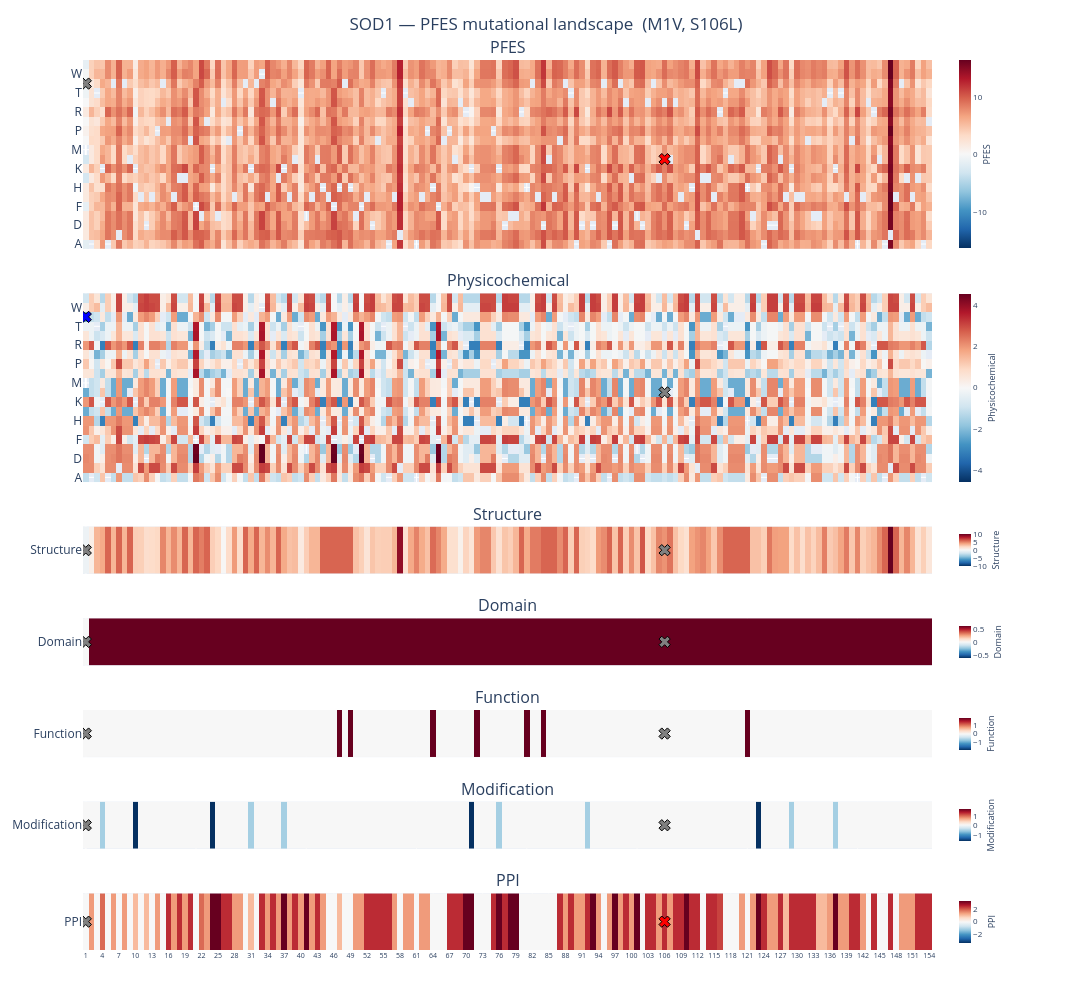

Notebook source saved alongside this figure:
### Code cell
def _apply_layout(fig, gene, variant_str, positions):
    """Apply shared x-axis ticks and layout to any figure."""
    n       = len(positions)
    x_ticks = list(range(n))
    x_labels= [str(p) for p in positions]
    step    = max(1, n // 50)
    fig.update_xaxes(tickvals=x_ticks[::step], ticktext=x_labels[::step],
                     tickfont=dict(size=7), row=7, col=1)
    fig.update_layout(
        title=dict(text=f'{gene} — PFES mutational landscape  ({variant_str})', x=0.5),
        height=1000, width=1300,
        margin=dict(l=60, r=160, t=60, b=50),
        showlegend=False,
    )


def _add_variant_markers(fig, vr, hover_pfes, hover_attrs):
    """Add X markers for one variant onto a figure."""
    attr_partition = vr['interp_df'].set_index('attribute')['partition'].to_dict()
    panel_partition = {
        1: attr_partition.get('Overall',         'PF-Neutral'),
        2: attr_partition.get('Physicochemical', 'PF-Neutral'),
        3: attr_partition.get('Structure',       'PF-Neutral'),
        4: attr_partition.get('Domain',          'PF-Neutral'),
        5: attr_partition.get('Function',        'PF-Neutral'),
        6: attr_partition.get('Modification',    'PF-Neutral'),
        7: attr_partition.get('PPI',             'PF-Neutral'),
    }

    for row_idx in range(1, 8):
        color = PARTITION_COLORS[panel_partition[row_idx]]
        keys  = vr['interp_df'].iloc[row_idx - 1]   # correct row per panel

        if row_idx == 1:
            y_val   = AA_ORDER[vr['yi']]
            hovtext = hover_pfes[vr['xi'], vr['yi']] + f"<br>Partitioning: {keys['partition']}"
        elif row_idx == 2:
            y_val   = AA_ORDER[vr['yi']]
            hovtext = (hover_attrs['Physicochemical'][vr['xi'], vr['yi']] +
                       f"<br>Partitioning: {keys['attribute']} {keys['partition'].replace('PF-', '')}")
        else:
            attr    = ATTR_ORDER[row_idx - 2]
            y_val   = attr
            hovtext = (hover_attrs[attr][vr['xi'], 0] +
                       f"<br>Partitioning: {keys['attribute']} {keys['partition'].replace('PF-', '')}")

        fig.add_trace(
            go.Scatter(
                x=[vr['xi']], y=[y_val],
                mode='markers',
                marker=dict(symbol='x', size=10, color=color,
                            line=dict(width=1, color='black')),
                hovertemplate=hovtext + '<extra></extra>',
                showlegend=False,
            ),
            row=row_idx, col=1,
        )

def heatmap_landscapes(variant_results, landscape, encoded_feature_refaa,
                       log_ors, sig_stats, positions, gene=''):
    import copy
    n       = len(positions)
    x_ticks = list(range(n))

    # Build base figure (no markers)
    fig_base = make_subplots(rows=7, cols=1, shared_xaxes=True,
                             row_heights=[4,4,1,1,1,1,1.2], vertical_spacing=0.05,
                             subplot_titles=['PFES']+ATTR_ORDER)
    for row_idx, panel in enumerate(['PFES']+ATTR_ORDER, start=1):
        _add_panel(fig_base, row_idx, panel, landscape, encoded_feature_refaa,
                   log_ors, sig_stats, positions, x_ticks)

    # Pre-compute hover arrays once
    hover_pfes  = build_hover_pfes(landscape, encoded_feature_refaa,
                                   log_ors, sig_stats, positions)
    hover_attrs = {attr: build_hover_attr(attr, landscape, encoded_feature_refaa,
                                          log_ors, sig_stats, positions)
                   for attr in ATTR_ORDER}

    # Combined figure — all variants marked
    fig_all = copy.deepcopy(fig_base)
    for vr in variant_results:
        _add_variant_markers(fig_all, vr, hover_pfes, hover_attrs)
    variant_str = ', '.join(vr['variant'] for vr in variant_results)
    _apply_layout(fig_all, gene, variant_str, positions)

    # Per-variant figures — one variant marked each
    variant_figs = {}
    for vr in variant_results:
        vfig = copy.deepcopy(fig_base)
        _add_variant_markers(vfig, vr, hover_pfes, hover_attrs)
        _apply_layout(vfig, gene, vr['variant'], positions)
        variant_figs[vr['variant']] = vfig

    fig_all.show()
    return fig_all, variant_figs


fig, variant_figs = heatmap_landscapes(
    variant_results, landscape, encoded_feature_refaa,
    log_ors, sig_stats, positions, gene=gene,
)

### Figure 1 — Plotly figure (JSON) as saved in the notebook; plotly's stock layout.template omitted (floating-point values rounded to 4 significant figures; data arrays with more than 128 entries replaced by an {"elided": "..."} marker saying what was removed)
{"data": [{"colorbar": {"len": 0.2333, "thickness": 12, "tickfont": {"size": 8}, "title": {"font": {"size": 9}, "side": "right", "text": "PFES"}, "x": 1.02, "xanchor": "left", "y": 0.8939, "yanchor": "middle", "yref": "paper"}, "colorscale": [[0, "rgb(5,48,97)"], [0.1, "rgb(33,102,172)"], [0.2, "rgb(67,147,195)"], [0.3, "rgb(146,197,222)"], [0.4, "rgb(209,229,240)"], [0.5, "rgb(247,247,247)"], [0.6, "rgb(253,219,199)"], [0.7, "rgb(244,165,130)"], [0.8, "rgb(214,96,77)"], [0.9, "rgb(178,24,43)"], [1, "rgb(103,0,31)"]], "hovertemplate": "%{text}<extra></extra>", "name": "PFES", "showscale": true, "text": {"elided": "20x154 str values"}, "type": "heatmap", "x": {"elided": "154 int values"}, "xaxis": "x", "y": ["A", "C", "D", "E", "F", "G", "H", "I", "K", "L", "M", "N", "P", "Q", "R", "S", "T", "V", "W", "Y"], "yaxis": "y", "z": {"elided": "20x154 float values"}, "zmid": 0}, {"colorbar": {"len": 0.2333, "thickness": 12, "tickfont": {"size": 8}, "title": {"font": {"size": 9}, "side": "right", "text": "Physicochemical"}, "x": 1.02, "xanchor": "left", "y": 0.6318, "yanchor": "middle", "yref": "paper"}, "colorscale": [[0, "rgb(5,48,97)"], [0.1, "rgb(33,102,172)"], [0.2, "rgb(67,147,195)"], [0.3, "rgb(146,197,222)"], [0.4, "rgb(209,229,240)"], [0.5, "rgb(247,247,247)"], [0.6, "rgb(253,219,199)"], [0.7, "rgb(244,165,130)"], [0.8, "rgb(214,96,77)"], [0.9, "rgb(178,24,43)"], [1, "rgb(103,0,31)"]], "hovertemplate": "%{text}<extra></extra>", "name": "Physicochemical", "showscale": true, "text": {"elided": "20x154 str values"}, "type": "heatmap", "x": {"elided": "154 int values"}, "xaxis": "x2", "y": ["A", "C", "D", "E", "F", "G", "H", "I", "K", "L", "M", "N", "P", "Q", "R", "S", "T", "V", "W", "Y"], "yaxis": "y2", "z": {"elided": "20x154 float values"}, "zmid": 0}, {"colorbar": {"len": 0.05833, "thickness": 12, "tickfont": {"size": 8}, "title": {"font": {"size": 9}, "side": "right", "text": "Structure"}, "x": 1.02, "xanchor": "left", "y": 0.4492, "yanchor": "middle", "yref": "paper"}, "colorscale": [[0, "rgb(5,48,97)"], [0.1, "rgb(33,102,172)"], [0.2, "rgb(67,147,195)"], [0.3, "rgb(146,197,222)"], [0.4, "rgb(209,229,240)"], [0.5, "rgb(247,247,247)"], [0.6, "rgb(253,219,199)"], [0.7, "rgb(244,165,130)"], [0.8, "rgb(214,96,77)"], [0.9, "rgb(178,24,43)"], [1, "rgb(103,0,31)"]], "hovertemplate": "%{text}<extra></extra>", "name": "Structure", "showscale": true, "text": {"elided": "1x154 str values"}, "type": "heatmap", "x": {"elided": "154 int values"}, "xaxis": "x3", "y": ["Structure"], "yaxis": "y3", "z": {"elided": "1x154 float values"}, "zmid": 0}, {"colorbar": {"len": 0.05833, "thickness": 12, "tickfont": {"size": 8}, "title": {"font": {"size": 9}, "side": "right", "text": "Domain"}, "x": 1.02, "xanchor": "left", "y": 0.3462, "yanchor": "middle", "yref": "paper"}, "colorscale": [[0, "rgb(5,48,97)"], [0.1, "rgb(33,102,172)"], [0.2, "rgb(67,147,195)"], [0.3, "rgb(146,197,222)"], [0.4, "rgb(209,229,240)"], [0.5, "rgb(247,247,247)"], [0.6, "rgb(253,219,199)"], [0.7, "rgb(244,165,130)"], [0.8, "rgb(214,96,77)"], [0.9, "rgb(178,24,43)"], [1, "rgb(103,0,31)"]], "hovertemplate": "%{text}<extra></extra>", "name": "Domain", "showscale": true, "text": {"elided": "1x154 str values"}, "type": "heatmap", "x": {"elided": "154 int values"}, "xaxis": "x4", "y": ["Domain"], "yaxis": "y4", "z": {"elided": "1x154 float values"}, "zmid": 0}, {"colorbar": {"len": 0.05833, "thickness": 12, "tickfont": {"size": 8}, "title": {"font": {"size": 9}, "side": "right", "text": "Function"}, "x": 1.02, "xanchor": "left", "y": 0.2432, "yanchor": "middle", "yref": "paper"}, "colorscale": [[0, "rgb(5,48,97)"], [0.1, "rgb(33,102,172)"], [0.2, "rgb(67,147,195)"], [0.3, "rgb(146,197,222)"], [0.4, "rgb(209,229,240)"], [0.5, "rgb(247,247,247)"], [0.6, "rgb(253,219,199)"], [0.7, "rgb(244,165,130)"], [0.8, "rgb(214,96,77)"], [0.9, "rgb(178,24,43)"], [1, "rgb(103,0,31)"]], "hovertemplate": "%{text}<extra></extra>", "name": "Function", "showscale": true, "text": {"elided": "1x154 str values"}, "type": "heatmap", "x": {"elided": "154 int values"}, "xaxis": "x5", "y": ["Function"], "yaxis": "y5", "z": {"elided": "1x154 float values"}, "zmid": 0}, {"colorbar": {"len": 0.05833, "thickness": 12, "tickfont": {"size": 8}, "title": {"font": {"size": 9}, "side": "right", "text": "Modification"}, "x": 1.02, "xanchor": "left", "y": 0.1402, "yanchor": "middle", "yref": "paper"}, "colorscale": [[0, "rgb(5,48,97)"], [0.1, "rgb(33,102,172)"], [0.2, "rgb(67,147,195)"], [0.3, "rgb(146,197,222)"], [0.4, "rgb(209,229,240)"], [0.5, "rgb(247,247,247)"], [0.6, "rgb(253,219,199)"], [0.7, "rgb(244,165,130)"], [0.8, "rgb(214,96,77)"], [0.9, "rgb(178,24,43)"], [1, "rgb(103,0,31)"]], "hovertemplate": "%{text}<extra></extra>", "name": "Modification", "showscale": true, "text": {"elided": "1x154 str values"}, "type": "heatmap", "x": {"elided": "154 int values"}, "xaxis": "x6", "y": ["Modification"], "yaxis": "y6", "z": {"elided": "1x154 float values"}, "zmid": 0}, {"colorbar": {"len": 0.07, "thickness": 12, "tickfont": {"size": 8}, "title": {"font": {"size": 9}, "side": "right", "text": "PPI"}, "x": 1.02, "xanchor": "left", "y": 0.03182, "yanchor": "middle", "yref": "paper"}, "colorscale": [[0, "rgb(5,48,97)"], [0.1, "rgb(33,102,172)"], [0.2, "rgb(67,147,195)"], [0.3, "rgb(146,197,222)"], [0.4, "rgb(209,229,240)"], [0.5, "rgb(247,247,247)"], [0.6, "rgb(253,219,199)"], [0.7, "rgb(244,165,130)"], [0.8, "rgb(214,96,77)"], [0.9, "rgb(178,24,43)"], [1, "rgb(103,0,31)"]], "hovertemplate": "%{text}<extra></extra>", "name": "PPI", "showscale": true, "text": {"elided": "1x154 str values"}, "type": "heatmap", "x": {"elided": "154 int values"}, "xaxis": "x7", "y": ["PPI"], "yaxis": "y7", "z": {"elided": "1x154 float values"}, "zmid": 0}, {"hovertemplate": "<b>M1V</b><br>PFES = -2.818<br>Physicochemical = -2.279<br>Structure = -0.539<br>Domain = 0.000<br>Function = 0.000<br>Modification = 0.000<br>PPI = 0.000<br>Partitioning: PF-Neutral<extra></extra>", "marker": {"color": "gray", "line": {"color": "black", "width": 1}, "size": 10, "symbol": "x"}, "mode": "markers", "showlegend": false, "type": "scatter", "x": [0], "xaxis": "x", "y": ["V"], "yaxis": "y"}, {"hovertemplate": "<b>M1V</b>  score=-2.279<br>AAchange:Aliphatic>Aliphatic  OR=0.35 q=1.88e-162<br>RefAA:Aliphatic  OR=0.85 q=2.85e-08<br>Grantham:Mild  OR=0.34 q=5.18e-313<br>Partitioning: Physicochemical Depleted<extra></extra>", "marker": {"color": "blue", "line": {"color": "black", "width": 1}, "size": 10, "symbol": "x"}, "mode": "markers", "showlegend": false, "type": "scatter", "x": [0], "xaxis": "x2", "y": ["V"], "yaxis": "y2"}, {"hovertemplate": "<b>M1</b>  score=-0.539<br>SS:C  OR=0.73 q=8.16e-24<br>RSA:Exposed  OR=0.13 q=2.01e-244<br>pLDDT:High  OR=0.60 q=1.24e-32<br>PI:HB_intra  OR=2.97 q=5.94e-298<br>PI:NB_intra  OR=3.55 q=0.00e+00<br>Partitioning: Structure Neutral<extra></extra>", "marker": {"color": "gray", "line": {"color": "black", "width": 1}, "size": 10, "symbol": "x"}, "mode": "markers", "showlegend": false, "type": "scatter", "x": [0], "xaxis": "x3", "y": ["Structure"], "yaxis": "y3"}, {"hovertemplate": "<b>M1</b>  score=0.000<br>(no significant features)<br>Partitioning: Domain Neutral<extra></extra>", "marker": {"color": "gray", "line": {"color": "black", "width": 1}, "size": 10, "symbol": "x"}, "mode": "markers", "showlegend": false, "type": "scatter", "x": [0], "xaxis": "x4", "y": ["Domain"], "yaxis": "y4"}, {"hovertemplate": "<b>M1</b>  score=0.000<br>(no significant features)<br>Partitioning: Function Neutral<extra></extra>", "marker": {"color": "gray", "line": {"color": "black", "width": 1}, "size": 10, "symbol": "x"}, "mode": "markers", "showlegend": false, "type": "scatter", "x": [0], "xaxis": "x5", "y": ["Function"], "yaxis": "y5"}, {"hovertemplate": "<b>M1</b>  score=0.000<br>(no significant features)<br>Partitioning: Modification Neutral<extra></extra>", "marker": {"color": "gray", "line": {"color": "black", "width": 1}, "size": 10, "symbol": "x"}, "mode": "markers", "showlegend": false, "type": "scatter", "x": [0], "xaxis": "x6", "y": ["Modification"], "yaxis": "y6"}, {"hovertemplate": "<b>M1</b>  score=0.000<br>(no significant features)<br>Partitioning: PPI Neutral<extra></extra>", "marker": {"color": "gray", "line": {"color": "black", "width": 1}, "size": 10, "symbol": "x"}, "mode": "markers", "showlegend": false, "type": "scatter", "x": [0], "xaxis": "x7", "y": ["PPI"], "yaxis": "y7"}, {"hovertemplate": "<b>S106L</b><br>PFES = 7.594<br>Physicochemical = -0.086<br>Structure = 4.606<br>Domain = 0.623<br>Function = 0.000<br>Modification = 0.000<br>PPI = 2.452<br>Partitioning: PF-Enriched<extra></extra>", "marker": {"color": "red", "line": {"color": "black", "width": 1}, "size": 10, "symbol": "x"}, "mode": "markers", "showlegend": false, "type": "scatter", "x": [105], "xaxis": "x", "y": ["L"], "yaxis": "y"}, {"hovertemplate": "<b>S106L</b>  score=-0.086<br>AAchange:Polar/Neutral>Aliphatic  OR=0.47 q=2.22e-31<br>RefAA:Polar/Neutral  OR=0.77 q=4.33e-13<br>Grantham:Substantial  OR=2.51 q=5.75e-143<br>Partitioning: Physicochemical Neutral<extra></extra>", "marker": {"color": "gray", "line": {"color": "black", "width": 1}, "size": 10, "symbol": "x"}, "mode": "markers", "showlegend": false, "type": "scatter", "x": [105], "xaxis": "x2", "y": ["L"], "yaxis": "y2"}, {"hovertemplate": "<b>S106</b>  score=4.606<br>SS:B  OR=1.59 q=6.73e-04<br>RSA:Buried  OR=1.66 q=5.01e-55<br>pLDDT:Very high  OR=3.60 q=0.00e+00<br>PI:HB_intra  OR=2.97 q=5.94e-298<br>PI:NB_intra  OR=3.55 q=0.00e+00<br>Partitioning: Structure Neutral<extra></extra>", "marker": {"color": "gray", "line": {"color": "black", "width": 1}, "size": 10, "symbol": "x"}, "mode": "markers", "showlegend": false, "type": "scatter", "x": [105], "xaxis": "x3", "y": ["Structure"], "yaxis": "y3"}, {"hovertemplate": "<b>S106</b>  score=0.623<br>Domain:Chain  OR=1.86 q=1.66e-18<br>Partitioning: Domain Neutral<extra></extra>", "marker": {"color": "gray", "line": {"color": "black", "width": 1}, "size": 10, "symbol": "x"}, "mode": "markers", "showlegend": false, "type": "scatter", "x": [105], "xaxis": "x4", "y": ["Domain"], "yaxis": "y4"}, {"hovertemplate": "<b>S106</b>  score=0.000<br>(no significant features)<br>Partitioning: Function Neutral<extra></extra>", "marker": {"color": "gray", "line": {"color": "black", "width": 1}, "size": 10, "symbol": "x"}, "mode": "markers", "showlegend": false, "type": "scatter", "x": [105], "xaxis": "x5", "y": ["Function"], "yaxis": "y5"}, {"hovertemplate": "<b>S106</b>  score=0.000<br>(no significant features)<br>Partitioning: Modification Neutral<extra></extra>", "marker": {"color": "gray", "line": {"color": "black", "width": 1}, "size": 10, "symbol": "x"}, "mode": "markers", "showlegend": false, "type": "scatter", "x": [105], "xaxis": "x6", "y": ["Modification"], "yaxis": "y6"}, {"hovertemplate": "<b>S106</b>  score=2.452<br>PPI:HB_inter  OR=2.86 q=1.46e-38<br>PPI:NB_inter  OR=4.06 q=9.31e-78<br>Partitioning: PPI Enriched<extra></extra>", "marker": {"color": "red", "line": {"color": "black", "width": 1}, "size": 10, "symbol": "x"}, "mode": "markers", "showlegend": false, "type": "scatter", "x": [105], "xaxis": "x7", "y": ["PPI"], "yaxis": "y7"}], "layout": {"annotations": [{"font": {"size": 16}, "showarrow": false, "text": "PFES", "x": 0.5, "xanchor": "center", "xref": "paper", "y": 1, "yanchor": "bottom", "yref": "paper"}, {"font": {"size": 16}, "showarrow": false, "text": "Physicochemical", "x": 0.5, "xanchor": "center", "xref": "paper", "y": 0.7379, "yanchor": "bottom", "yref": "paper"}, {"font": {"size": 16}, "showarrow": false, "text": "Structure", "x": 0.5, "xanchor": "center", "xref": "paper", "y": 0.4758, "yanchor": "bottom", "yref": "paper"}, {"font": {"size": 16}, "showarrow": false, "text": "Domain", "x": 0.5, "xanchor": "center", "xref": "paper", "y": 0.3727, "yanchor": "bottom", "yref": "paper"}, {"font": {"size": 16}, "showarrow": false, "text": "Function", "x": 0.5, "xanchor": "center", "xref": "paper", "y": 0.2697, "yanchor": "bottom", "yref": "paper"}, {"font": {"size": 16}, "showarrow": false, "text": "Modification", "x": 0.5, "xanchor": "center", "xref": "paper", "y": 0.1667, "yanchor": "bottom", "yref": "paper"}, {"font": {"size": 16}, "showarrow": false, "text": "PPI", "x": 0.5, "xanchor": "center", "xref": "paper", "y": 0.06364, "yanchor": "bottom", "yref": "paper"}], "height": 1000, "margin": {"b": 50, "l": 60, "r": 160, "t": 60}, "showlegend": false, "title": {"text": "SOD1 — PFES mutational landscape  (M1V, S106L)", "x": 0.5}, "width": 1300, "xaxis": {"anchor": "y", "domain": [0, 1], "matches": "x7", "range": [-0.5, 153.5], "showticklabels": false}, "xaxis2": {"anchor": "y2", "domain": [0, 1], "matches": "x7", "range": [-0.5, 153.5], "showticklabels": false}, "xaxis3": {"anchor": "y3", "domain": [0, 1], "matches": "x7", "range": [-0.5, 153.5], "showticklabels": false}, "xaxis4": {"anchor": "y4", "domain": [0, 1], "matches": "x7", "range": [-0.5, 153.5], "showticklabels": false}, "xaxis5": {"anchor": "y5", "domain": [0, 1], "matches": "x7", "range": [-0.5, 153.5], "showticklabels": false}, "xaxis6": {"anchor": "y6", "domain": [0, 1], "matches": "x7", "range": [-0.5, 153.5], "showticklabels": false}, "xaxis7": {"anchor": "y7", "domain": [0, 1], "range": [-0.5, 153.5], "tickfont": {"size": 7}, "ticktext": ["1", "4", "7", "10", "13", "16", "19", "22", "25", "28", "31", "34", "37", "40", "43", "46", "49", "52", "55", "58", "61", "64", "67", "70", "73", "76", "79", "82", "85", "88", "91", "94", "97", "100", "103", "106", "109", "112", "115", "118", "121", "124", "127", "130", "133", "136", "139", "142", "145", "148", "151", "154"], "tickvals": [0, 3, 6, 9, 12, 15, 18, 21, 24, 27, 30, 33, 36, 39, 42, 45, 48, 51, 54, 57, 60, 63, 66, 69, 72, 75, 78, 81, 84, 87, 90, 93, 96, 99, 102, 105, 108, 111, 114, 117, 120, 123, 126, 129, 132, 135, 138, 141, 144, 147, 150, 153]}, "yaxis": {"anchor": "x", "categoryarray": ["A", "C", "D", "E", "F", "G", "H", "I", "K", "L", "M", "N", "P", "Q", "R", "S", "T", "V", "W", "Y"], "categoryorder": "array", "domain": [0.7879, 1], "range": [-0.5, 19.5]}, "yaxis2": {"anchor": "x2", "categoryarray": ["A", "C", "D", "E", "F", "G", "H", "I", "K", "L", "M", "N", "P", "Q", "R", "S", "T", "V", "W", "Y"], "categoryorder": "array", "domain": [0.5258, 0.7379], "range": [-0.5, 19.5]}, "yaxis3": {"anchor": "x3", "domain": [0.4227, 0.4758], "range": [-0.5, 0.5], "ticktext": ["Structure"], "tickvals": ["Structure"]}, "yaxis4": {"anchor": "x4", "domain": [0.3197, 0.3727], "range": [-0.5, 0.5], "ticktext": ["Domain"], "tickvals": ["Domain"]}, "yaxis5": {"anchor": "x5", "domain": [0.2167, 0.2697], "range": [-0.5, 0.5], "ticktext": ["Function"], "tickvals": ["Function"]}, "yaxis6": {"anchor": "x6", "domain": [0.1136, 0.1667], "range": [-0.5, 0.5], "ticktext": ["Modification"], "tickvals": ["Modification"]}, "yaxis7": {"anchor": "x7", "domain": [0, 0.06364], "range": [-0.5, 0.5], "ticktext": ["PPI"], "tickvals": ["PPI"]}}}
